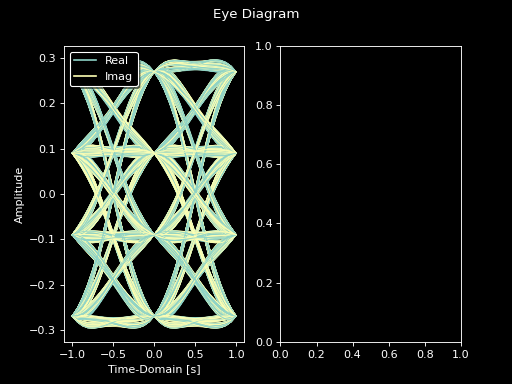

The Python source for this figure:
import matplotlib.pyplot as plt

from hermespy.modem import TransmittingModem, RaisedCosineWaveform

transmitter = TransmittingModem()
waveform = RaisedCosineWaveform(modulation_order=16, oversampling_factor=16, num_preamble_symbols=0, symbol_rate=1e8, num_data_symbols=1000, roll_off=.9)
transmitter.waveform = waveform

transmitter.transmit().signal.plot_eye(1 / waveform.symbol_rate, domain='time')
plt.show()
